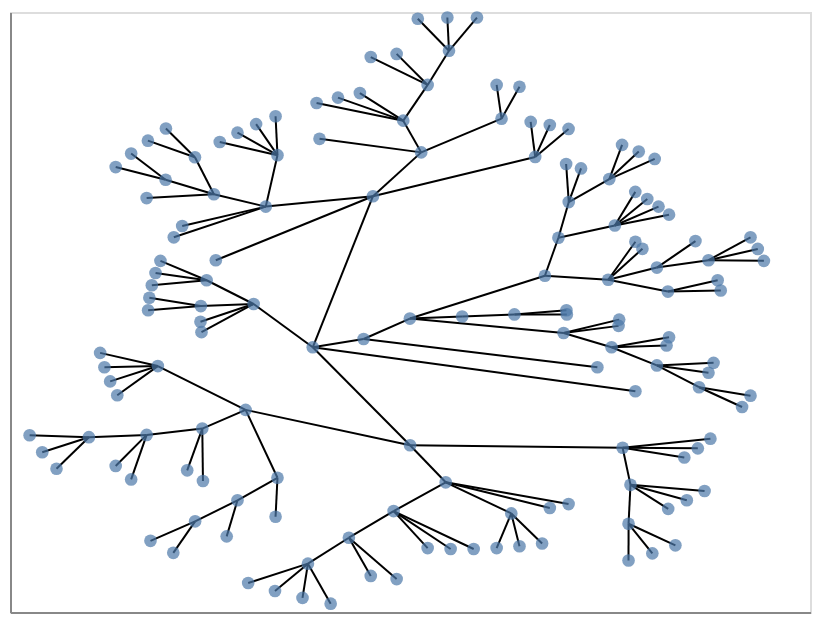

Here is the notebook cell this chart was saved with:
### Code cell
# let's look at the tree a little
# Compute positions for viz.

# first, the json file "forgets" things like labels/ids/etc. so we 
# want to add a property explicitly that has this information

for n in np.arange(0,len(robottree.nodes)):
    # for every node, set its label property to string of the numerical id
    robottree.nodes[n]['label'] = str(n)
    
pos = nx.nx_agraph.graphviz_layout(robottree, prog="twopi")


# let's break it apart into edges and nodes
edgeviz = nxa.draw_networkx_edges(robottree, pos=pos)
nodeviz = nxa.draw_networkx_nodes(robottree, pos=pos)


# add tooltips to the nodes
nodeviz = nodeviz.mark_circle(size=40).encode(tooltip='label:N')
edgeviz + nodeviz

### Figure 1 — Vega-Lite specification as saved in the notebook (floating-point values rounded to 4 significant figures; data arrays with more than 128 entries replaced by an {"elided": "..."} marker saying what was removed)
{"config": {"view": {"continuousWidth": 400, "continuousHeight": 300}}, "layer": [{"data": {"name": "data-9541723c4ac0bac0b6f78f5d0bbc4ff7"}, "mark": {"type": "line", "color": "black", "opacity": 1.0, "strokeWidth": 1}, "encoding": {"detail": {"type": "quantitative", "field": "edge"}, "x": {"type": "quantitative", "axis": {"grid": false, "labels": false, "ticks": false, "title": ""}, "field": "x"}, "y": {"type": "quantitative", "axis": {"grid": false, "labels": false, "ticks": false, "title": ""}, "field": "y"}}}, {"data": {"name": "data-fe3af9c199746c577a8c31c6c4440f3c"}, "mark": {"type": "circle", "size": 40}, "encoding": {"tooltip": {"type": "nominal", "field": "label"}, "x": {"type": "quantitative", "axis": {"grid": false, "labels": false, "ticks": false}, "field": "x"}, "y": {"type": "quantitative", "axis": {"grid": false, "labels": false, "ticks": false}, "field": "y"}}}], "$schema": "https://vega.github.io/schema/vega-lite/v4.8.1.json", "datasets": {"data-9541723c4ac0bac0b6f78f5d0bbc4ff7": {"elided": "298 records"}, "data-fe3af9c199746c577a8c31c6c4440f3c": {"elided": "150 records"}}}
